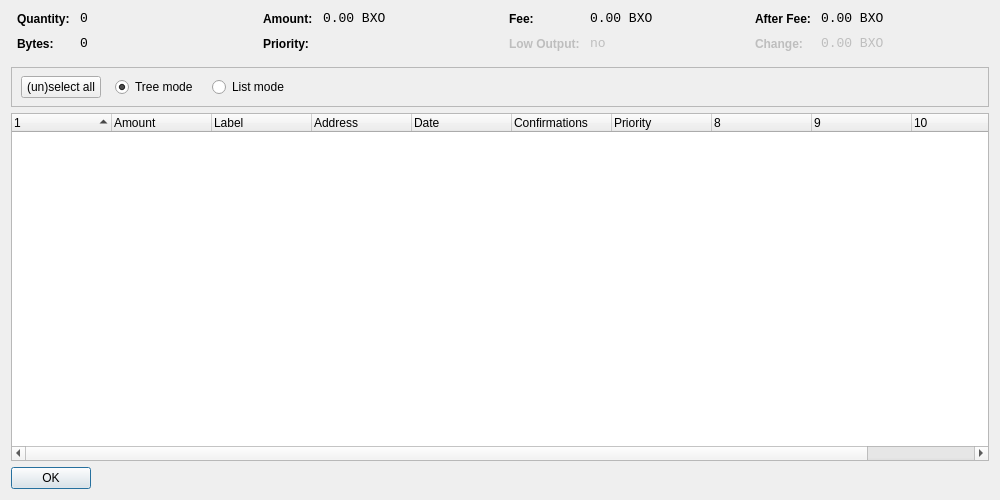
<?xml version="1.0" encoding="UTF-8"?>
<ui version="4.0">
 <class>CoinControlDialog</class>
 <widget class="QDialog" name="CoinControlDialog">
  <property name="geometry">
   <rect>
    <x>0</x>
    <y>0</y>
    <width>1000</width>
    <height>500</height>
   </rect>
  </property>
  <property name="windowTitle">
   <string>Coin Control</string>
  </property>
  <layout class="QVBoxLayout" name="verticalLayout">
   <item>
    <layout class="QHBoxLayout" name="horizontalLayoutTop" stretch="0,0,0,0">
     <property name="topMargin">
      <number>0</number>
     </property>
     <property name="bottomMargin">
      <number>10</number>
     </property>
     <item>
      <layout class="QFormLayout" name="formLayoutCoinControl1">
       <property name="horizontalSpacing">
        <number>10</number>
       </property>
       <property name="verticalSpacing">
        <number>10</number>
       </property>
       <property name="leftMargin">
        <number>6</number>
       </property>
       <property name="rightMargin">
        <number>6</number>
       </property>
       <item row="0" column="0">
        <widget class="QLabel" name="labelCoinControlQuantityText">
         <property name="styleSheet">
          <string notr="true">font-weight:bold;</string>
         </property>
         <property name="text">
          <string>Quantity:</string>
         </property>
        </widget>
       </item>
       <item row="0" column="1">
        <widget class="QLabel" name="labelCoinControlQuantity">
         <property name="font">
          <font>
           <family>Monospace</family>
           <pointsize>10</pointsize>
          </font>
         </property>
         <property name="cursor">
          <cursorShape>IBeamCursor</cursorShape>
         </property>
         <property name="contextMenuPolicy">
          <enum>Qt::ActionsContextMenu</enum>
         </property>
         <property name="text">
          <string notr="true">0</string>
         </property>
         <property name="textInteractionFlags">
          <set>Qt::LinksAccessibleByMouse|Qt::TextSelectableByKeyboard|Qt::TextSelectableByMouse</set>
         </property>
        </widget>
       </item>
       <item row="1" column="0">
        <widget class="QLabel" name="labelCoinControlBytesText">
         <property name="styleSheet">
          <string notr="true">font-weight:bold;</string>
         </property>
         <property name="text">
          <string>Bytes:</string>
         </property>
        </widget>
       </item>
       <item row="1" column="1">
        <widget class="QLabel" name="labelCoinControlBytes">
         <property name="font">
          <font>
           <family>Monospace</family>
           <pointsize>10</pointsize>
          </font>
         </property>
         <property name="cursor">
          <cursorShape>IBeamCursor</cursorShape>
         </property>
         <property name="contextMenuPolicy">
          <enum>Qt::ActionsContextMenu</enum>
         </property>
         <property name="text">
          <string notr="true">0</string>
         </property>
         <property name="textInteractionFlags">
          <set>Qt::LinksAccessibleByMouse|Qt::TextSelectableByKeyboard|Qt::TextSelectableByMouse</set>
         </property>
        </widget>
       </item>
      </layout>
     </item>
     <item>
      <layout class="QFormLayout" name="formLayoutCoinControl2">
       <property name="horizontalSpacing">
        <number>10</number>
       </property>
       <property name="verticalSpacing">
        <number>10</number>
       </property>
       <property name="leftMargin">
        <number>6</number>
       </property>
       <property name="rightMargin">
        <number>6</number>
       </property>
       <item row="0" column="0">
        <widget class="QLabel" name="labelCoinControlAmountText">
         <property name="styleSheet">
          <string notr="true">font-weight:bold;</string>
         </property>
         <property name="text">
          <string>Amount:</string>
         </property>
        </widget>
       </item>
       <item row="0" column="1">
        <widget class="QLabel" name="labelCoinControlAmount">
         <property name="font">
          <font>
           <family>Monospace</family>
           <pointsize>10</pointsize>
          </font>
         </property>
         <property name="cursor">
          <cursorShape>IBeamCursor</cursorShape>
         </property>
         <property name="contextMenuPolicy">
          <enum>Qt::ActionsContextMenu</enum>
         </property>
         <property name="text">
          <string notr="true">0.00 BXO</string>
         </property>
         <property name="textInteractionFlags">
          <set>Qt::LinksAccessibleByMouse|Qt::TextSelectableByKeyboard|Qt::TextSelectableByMouse</set>
         </property>
        </widget>
       </item>
       <item row="1" column="0">
        <widget class="QLabel" name="labelCoinControlPriorityText">
         <property name="styleSheet">
          <string notr="true">font-weight:bold;</string>
         </property>
         <property name="text">
          <string>Priority:</string>
         </property>
        </widget>
       </item>
       <item row="1" column="1">
        <widget class="QLabel" name="labelCoinControlPriority">
         <property name="font">
          <font>
           <family>Monospace</family>
           <pointsize>10</pointsize>
          </font>
         </property>
         <property name="cursor">
          <cursorShape>IBeamCursor</cursorShape>
         </property>
         <property name="contextMenuPolicy">
          <enum>Qt::ActionsContextMenu</enum>
         </property>
         <property name="text">
          <string/>
         </property>
         <property name="textInteractionFlags">
          <set>Qt::LinksAccessibleByMouse|Qt::TextSelectableByKeyboard|Qt::TextSelectableByMouse</set>
         </property>
        </widget>
       </item>
      </layout>
     </item>
     <item>
      <layout class="QFormLayout" name="formLayoutCoinControl3">
       <property name="horizontalSpacing">
        <number>10</number>
       </property>
       <property name="verticalSpacing">
        <number>10</number>
       </property>
       <property name="leftMargin">
        <number>6</number>
       </property>
       <property name="rightMargin">
        <number>6</number>
       </property>
       <item row="0" column="0">
        <widget class="QLabel" name="labelCoinControlFeeText">
         <property name="styleSheet">
          <string notr="true">font-weight:bold;</string>
         </property>
         <property name="text">
          <string>Fee:</string>
         </property>
        </widget>
       </item>
       <item row="0" column="1">
        <widget class="QLabel" name="labelCoinControlFee">
         <property name="font">
          <font>
           <family>Monospace</family>
           <pointsize>10</pointsize>
          </font>
         </property>
         <property name="cursor">
          <cursorShape>IBeamCursor</cursorShape>
         </property>
         <property name="contextMenuPolicy">
          <enum>Qt::ActionsContextMenu</enum>
         </property>
         <property name="text">
          <string notr="true">0.00 BXO</string>
         </property>
         <property name="textInteractionFlags">
          <set>Qt::LinksAccessibleByMouse|Qt::TextSelectableByKeyboard|Qt::TextSelectableByMouse</set>
         </property>
        </widget>
       </item>
       <item row="1" column="0">
        <widget class="QLabel" name="labelCoinControlLowOutputText">
         <property name="enabled">
          <bool>false</bool>
         </property>
         <property name="styleSheet">
          <string notr="true">font-weight:bold;</string>
         </property>
         <property name="text">
          <string>Low Output:</string>
         </property>
        </widget>
       </item>
       <item row="1" column="1">
        <widget class="QLabel" name="labelCoinControlLowOutput">
         <property name="enabled">
          <bool>false</bool>
         </property>
         <property name="font">
          <font>
           <family>Monospace</family>
           <pointsize>10</pointsize>
          </font>
         </property>
         <property name="cursor">
          <cursorShape>IBeamCursor</cursorShape>
         </property>
         <property name="contextMenuPolicy">
          <enum>Qt::ActionsContextMenu</enum>
         </property>
         <property name="text">
          <string notr="true">no</string>
         </property>
         <property name="textInteractionFlags">
          <set>Qt::LinksAccessibleByMouse|Qt::TextSelectableByKeyboard|Qt::TextSelectableByMouse</set>
         </property>
        </widget>
       </item>
      </layout>
     </item>
     <item>
      <layout class="QFormLayout" name="formLayoutCoinControl4">
       <property name="horizontalSpacing">
        <number>10</number>
       </property>
       <property name="verticalSpacing">
        <number>10</number>
       </property>
       <property name="leftMargin">
        <number>6</number>
       </property>
       <property name="rightMargin">
        <number>6</number>
       </property>
       <item row="0" column="0">
        <widget class="QLabel" name="labelCoinControlAfterFeeText">
         <property name="styleSheet">
          <string notr="true">font-weight:bold;</string>
         </property>
         <property name="text">
          <string>After Fee:</string>
         </property>
        </widget>
       </item>
       <item row="0" column="1">
        <widget class="QLabel" name="labelCoinControlAfterFee">
         <property name="font">
          <font>
           <family>Monospace</family>
           <pointsize>10</pointsize>
          </font>
         </property>
         <property name="cursor">
          <cursorShape>IBeamCursor</cursorShape>
         </property>
         <property name="contextMenuPolicy">
          <enum>Qt::ActionsContextMenu</enum>
         </property>
         <property name="text">
          <string notr="true">0.00 BXO</string>
         </property>
         <property name="textInteractionFlags">
          <set>Qt::LinksAccessibleByMouse|Qt::TextSelectableByKeyboard|Qt::TextSelectableByMouse</set>
         </property>
        </widget>
       </item>
       <item row="1" column="0">
        <widget class="QLabel" name="labelCoinControlChangeText">
         <property name="enabled">
          <bool>false</bool>
         </property>
         <property name="styleSheet">
          <string notr="true">font-weight:bold;</string>
         </property>
         <property name="text">
          <string>Change:</string>
         </property>
        </widget>
       </item>
       <item row="1" column="1">
        <widget class="QLabel" name="labelCoinControlChange">
         <property name="enabled">
          <bool>false</bool>
         </property>
         <property name="font">
          <font>
           <family>Monospace</family>
           <pointsize>10</pointsize>
          </font>
         </property>
         <property name="cursor">
          <cursorShape>IBeamCursor</cursorShape>
         </property>
         <property name="contextMenuPolicy">
          <enum>Qt::ActionsContextMenu</enum>
         </property>
         <property name="text">
          <string notr="true">0.00 BXO</string>
         </property>
         <property name="textInteractionFlags">
          <set>Qt::LinksAccessibleByMouse|Qt::TextSelectableByKeyboard|Qt::TextSelectableByMouse</set>
         </property>
        </widget>
       </item>
      </layout>
     </item>
    </layout>
   </item>
   <item>
    <widget class="QFrame" name="frame">
     <property name="minimumSize">
      <size>
       <width>0</width>
       <height>40</height>
      </size>
     </property>
     <property name="frameShape">
      <enum>QFrame::StyledPanel</enum>
     </property>
     <property name="frameShadow">
      <enum>QFrame::Sunken</enum>
     </property>
     <widget class="QWidget" name="horizontalLayoutWidget">
      <property name="geometry">
       <rect>
        <x>10</x>
        <y>0</y>
        <width>781</width>
        <height>41</height>
       </rect>
      </property>
      <layout class="QHBoxLayout" name="horizontalLayoutPanel" stretch="0,0,0,0,0">
       <property name="spacing">
        <number>14</number>
       </property>
       <item>
        <widget class="QPushButton" name="pushButtonSelectAll">
         <property name="sizePolicy">
          <sizepolicy hsizetype="Maximum" vsizetype="Fixed">
           <horstretch>0</horstretch>
           <verstretch>0</verstretch>
          </sizepolicy>
         </property>
         <property name="text">
          <string>(un)select all</string>
         </property>
        </widget>
       </item>
       <item>
        <widget class="QRadioButton" name="radioTreeMode">
         <property name="sizePolicy">
          <sizepolicy hsizetype="Maximum" vsizetype="Fixed">
           <horstretch>0</horstretch>
           <verstretch>0</verstretch>
          </sizepolicy>
         </property>
         <property name="text">
          <string>Tree mode</string>
         </property>
         <property name="checked">
          <bool>true</bool>
         </property>
        </widget>
       </item>
       <item>
        <widget class="QRadioButton" name="radioListMode">
         <property name="sizePolicy">
          <sizepolicy hsizetype="Maximum" vsizetype="Fixed">
           <horstretch>0</horstretch>
           <verstretch>0</verstretch>
          </sizepolicy>
         </property>
         <property name="text">
          <string>List mode</string>
         </property>
        </widget>
       </item>
       <item>
        <spacer name="horizontalSpacer">
         <property name="orientation">
          <enum>Qt::Horizontal</enum>
         </property>
         <property name="sizeHint" stdset="0">
          <size>
           <width>40</width>
           <height>20</height>
          </size>
         </property>
        </spacer>
       </item>
      </layout>
     </widget>
    </widget>
   </item>
   <item>
    <widget class="CoinControlTreeWidget" name="treeWidget">
     <property name="contextMenuPolicy">
      <enum>Qt::CustomContextMenu</enum>
     </property>
     <property name="sortingEnabled">
      <bool>false</bool>
     </property>
     <property name="columnCount">
      <number>11</number>
     </property>
     <attribute name="headerShowSortIndicator" stdset="0">
      <bool>true</bool>
     </attribute>
     <attribute name="headerStretchLastSection">
      <bool>false</bool>
     </attribute>
     <column>
      <property name="text">
       <string/>
      </property>
     </column>
     <column>
      <property name="text">
       <string>Amount</string>
      </property>
     </column>
     <column>
      <property name="text">
       <string>Label</string>
      </property>
     </column>
     <column>
      <property name="text">
       <string>Address</string>
      </property>
     </column>
     <column>
      <property name="text">
       <string>Date</string>
      </property>
     </column>
     <column>
      <property name="text">
       <string>Confirmations</string>
      </property>
      <property name="toolTip">
       <string>Confirmed</string>
      </property>
     </column>
     <column>
      <property name="text">
       <string>Priority</string>
      </property>
     </column>
     <column>
      <property name="text">
       <string/>
      </property>
     </column>
     <column>
      <property name="text">
       <string/>
      </property>
     </column>
     <column>
      <property name="text">
       <string/>
      </property>
     </column>
     <column>
      <property name="text">
       <string/>
      </property>
     </column>
    </widget>
   </item>
   <item>
    <widget class="QDialogButtonBox" name="buttonBox">
     <property name="sizePolicy">
      <sizepolicy hsizetype="Maximum" vsizetype="Fixed">
       <horstretch>0</horstretch>
       <verstretch>0</verstretch>
      </sizepolicy>
     </property>
     <property name="orientation">
      <enum>Qt::Horizontal</enum>
     </property>
     <property name="standardButtons">
      <set>QDialogButtonBox::Ok</set>
     </property>
    </widget>
   </item>
  </layout>
 </widget>
 <customwidgets>
  <customwidget>
   <class>CoinControlTreeWidget</class>
   <extends>QTreeWidget</extends>
   <header>coincontroltreewidget.h</header>
  </customwidget>
 </customwidgets>
 <resources/>
 <connections/>
</ui>
